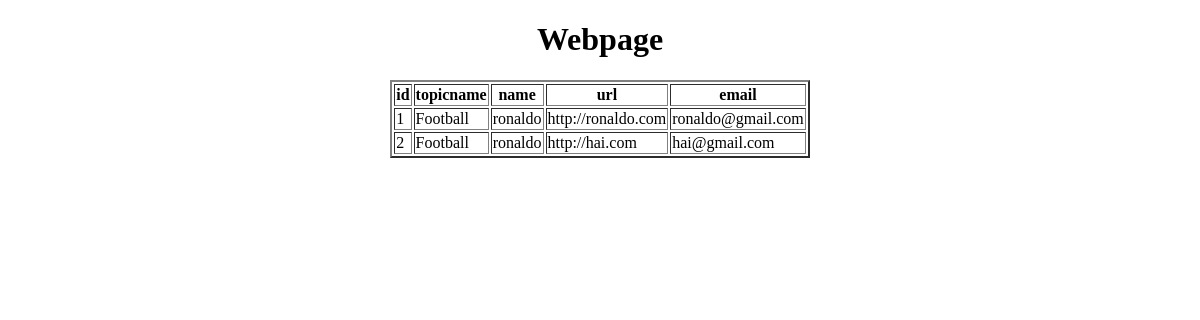
Before: /display_webpage with the older database file.
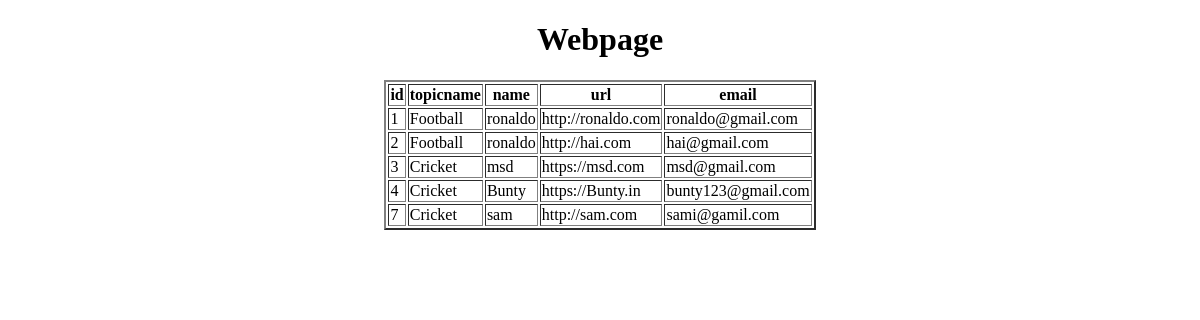
After: the same page with the newer database file.
### app/models.py (models this page shows)
class Webpage(models.Model):
    topic_name=models.ForeignKey('Topic',on_delete=models.CASCADE)
    name=models.CharField()
    url=models.URLField()
    email=models.EmailField()
    def __str__(self):
        return self.name

class Topic(models.Model):
    topic_name=models.CharField(max_length=100,primary_key=True)
    def __str__(self):
        return str(self.pk)  #returns string only  to return other field need to typecast it into string

### app/views.py (the view)
# urls.py: path('display_webpage',display_webpage,name="display_webpage"),
def display_webpage(request):
    AWO=Webpage.objects.all()
    QSLWO=Webpage.objects.filter(topic_name='Kabaddi')
    QSLWO=Webpage.objects.exclude(topic_name='Kabaddi')
    QSLWO=Webpage.objects.all()[3:8:]   #slicing
    QSLWO=Webpage.objects.all().order_by('name')
    QSLWO=Webpage.objects.all().order_by('-name')
    QSLWO=Webpage.objects.all().order_by(Length('name'))
    QSLWO=Webpage.objects.all().order_by(Length('name').desc())
    QSLWO=Webpage.objects.filter(pk__in=(2,5,6,7))   #column_name__fieldsLookUps
    QSLWO=Webpage.objects.exclude(pk__in=[2,5,6,7])   #not in
    QSLWO=Webpage.objects.filter(pk__isnull=True)
    QSLWO=Webpage.objects.filter(pk__isnull=False)
    QSLWO=Webpage.objects.filter(name__startswith='m')    #case in-sensitive
    QSLWO=Webpage.objects.filter(name__endswith='m')    #case in-sensitive
    QSLWO=Webpage.objects.filter(name__contains='a')    #case in-sensitive
    QSLWO=Webpage.objects.filter(pk__gt=4)    #case in-sensitive
    QSLWO=Webpage.objects.filter(pk__gte=5)    #case in-sensitive
    QSLWO=Webpage.objects.filter(pk__lt=4)    #case in-sensitive
    QSLWO=Webpage.objects.filter(pk__lte=4)    #case in-sensitive
    QSLWO=Webpage.objects.filter(name__regex='^m')    #case sensitive
    QSLWO=Webpage.objects.all()
    QSLWO=Webpage.objects.filter(topic_name='Cricket' , name="Bunty")
    QSLWO=Webpage.objects.all()
    QSLWO=Webpage.objects.filter(Q(topic_name='Cricket') | Q(name="ronaldo"))
    LWO=Webpage.objects.all().values('name')
    print(LWO)
    LWO=Webpage.objects.all().values_list('name')
    print(LWO)
    LWO=Webpage.objects.all().only('name')
    print(LWO)
    LWO=Webpage.objects.all().defer('name')
    print(LWO)
    d={'QSLWO':QSLWO}
    return render(request,'display_webpage.html',d)

### templates/display_webpage.html (shortened to what this page needs)
<!DOCTYPE html>
<html lang="en">
<head>
</head>
<body>
    <center>
        <table border="2px">
            <h1>Webpage</h1>
            <tr>
                <th>id</th>
                <th>topicname</th>
                <th>name</th>
                <th>url</th>
                <th>email</th>
            </tr>
            {% for wo in QSLWO %}
            <tr>
                <td>{{wo.id}}</td>
                <td>{{wo.topic_name}}</td>
                <td>{{wo.name}}</td>
                <td>{{wo.url}}</td>
                <td>{{wo.email}}</td>
            </tr>
            {% endfor %}
        </table>
    </center>
</body>
</html>

Changed rows visible on the page:
added Webpage: id "3", topic_name "Cricket", name "msd", url "https://msd.com", email "msd@gmail.com"
added Webpage: id "4", topic_name "Cricket", name "Bunty", url "https://Bunty.in", email "bunty123@gmail.com"
added Webpage: id "7", topic_name "Cricket", name "sam", url "http://sam.com", email "sami@gamil.com"
